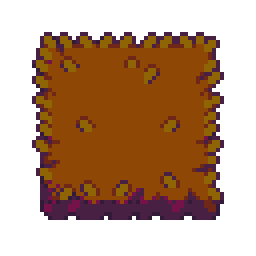
#> input picture art/floor.png, 64 x 64 px (shown 4 times larger)
$ python gen_tiles_pintadas.py ../art/floor.png ../art/water.png
#> lines starting #> are read from the running program, lines starting #| are printed output that depends on the picture; after the words box and inside, x2 and y2 are one past the last pixel; in counts of white or black regions, pixels touching at a corner belong together
"""Mete las losas pintadas en la rejilla del juego.

Tres cosas que hay que hacer y ninguna se ve a ojo:

  1. APLASTARLAS. Lo generado viene en isometrico VERDADERO (30 grados,
     razon 1.732 = raiz de 3) y el juego usa 2.109. Medido sobre la
     pendiente del borde inferior de cinco cubos: 0.577, 0.576, 0.576,
     0.572, 0.578 — clavado en 0.577, que es 30 grados exactos. Es un 18%
     de diferencia: en una pieza suelta no se nota, pero al enlosar las
     juntas no cierran.

     Se corrige con una escala vertical, y es EXACTA: 1.732/2.109.

  2. RECORTAR EL FONDO. Viene negro opaco, no en alfa.

  3. COLOCARLAS EN EL LIENZO. El juego centra el sprite en la casilla, asi
     que el centro de la cara superior tiene que caer en el mismo sitio
     que en las losas actuales (y=183 de 352). Los adornos no tienen cara
     superior: se alinean por la BASE, donde se apoyan.

Uso:  python gen_tiles_pintadas.py <hoja.png> <destino>
"""
from PIL import Image
import numpy as np
from scipy import ndimage
import os
import sys

W, H = 256, 352

## 256x352 -> 128x176. El mismo de gen_iso_tiles.py y gen_props.py, y por
## el mismo motivo: se compone en el lienzo del pack, donde el anclaje
## sale solo, y se reduce al final de una vez.
ESCALA = 0.5

## Medido en las losas que ya usa el juego (dirt_center): el centro de su
## cara superior cae aqui. Todo lo demas se alinea a esto.
CENTRO_CARA = 183

## Donde apoyan los adornos. Sale de tree_single del pack, que se
## compone correctamente sobre estas mismas losas.
BASE_ADORNO = 307

## 1.732 / 2.109. No es un ajuste a ojo: es la razon entre el isometrico
## de 30 grados y el de la rejilla.
APLASTADO = 1.732 / 2.109

TOLERANCIA = 26


## El tocon del juego NO es un tocon cualquiera: es lo que queda de un
## arbol despues de arder. El dibujado esta recien cortado, con setas y
## madera clara, y puesto donde ardio un arbol se lee como otra cosa.
TIZNAR = {"prop_stump.png"}
CARBON = (0.50, 0.41, 0.36)


# [12 lines left out: function tiznar, not called in this run]


def piezas(a):
    """Separa los objetos sueltos de la hoja."""
    fondo = np.median(np.concatenate([
        a[:12, :12].reshape(-1, 3), a[-12:, -12:].reshape(-1, 3)]), axis=0)
    occ = np.abs(a - fondo).max(axis=2) > TOLERANCIA
    lab, n = ndimage.label(ndimage.binary_closing(occ, np.ones((5, 5))))
    tam = ndimage.sum(occ, lab, range(1, n + 1))
    cajas = ndimage.find_objects(lab)
    vivos = [(i + 1, cajas[i]) for i in range(n) if tam[i] > 4000]
    # De arriba abajo y de izquierda a derecha, que es como se leen.
    vivos.sort(key=lambda t: (cajas[t[0] - 1][0].start // 200,
                              cajas[t[0] - 1][1].start))
    return [(lab == i, c) for i, c in vivos], occ


# [44 lines left out: functions recortar, colocar, not called in this run]


## Que es cada pieza de la hoja y como se llama en el juego. El orden es
## el de lectura: arriba-izquierda a abajo-derecha.
PLAN = [
    ("floor.png",       True),   # tierra 1  -> la N del mapa, la que mas se ve
    ("earth.png",       True),   # tierra 2  -> la que se apila
    ("floor_b.png",     True),   # tierra 3  -> VARIANTE de la N
    ("grass.png",       True),   # hierba 1  -> la fina, se cruza
    ("grass_b.png",     True),   # hierba 2  -> VARIANTE de la hierba
    # La TUPIDA es la tercera, no la segunda: en el juego la hierba
    # crecida BLOQUEA EL PASO, y la de flores no lo dice. La tercera trae
    # matas y helechos, que si se leen como "por aqui no se pasa".
    ("grass_grown.png", True),   # hierba 3  -> tupida, corta el paso
    ("water.png",       True),   # agua 1
    ("water_b.png",     True),   # agua 2 (nenufares) -> VARIANTE
    (None,              True),   # agua 3 (cascada)
    ("prop_tree.png",   False),  # arbol frondoso
    ("prop_pine.png",   False),  # pino
    ("prop_grove.png",  False),  # arbol 2
    ("prop_rocks.png",  False),  # rocas 1
    (None,              False),  # rocas 2
    ("prop_boulder.png", False), # rocas 3 -> el canto que empuja el viento
    ("prop_cabin.png",  False),  # cabaña 1
    (None,              False),  # cabaña 2
    (None,              False),  # cabaña 3
    ("prop_stump.png",  False),  # tocon 1 -> el arbol QUEMADO (se tizna)
    (None,              False),  # tocon 2
]


def main(origen, destino):
#> called with origen = '../art/floor.png', destino = '../art/water.png'
    os.makedirs(destino, exist_ok=True)
    a = np.asarray(Image.open(origen).convert("RGB")).astype(int)
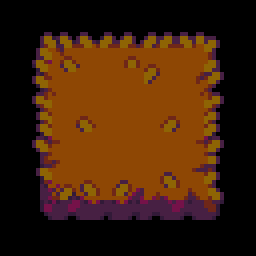
#> a: shape (64, 64, 3) int64 (shown 4 times larger); mean R, G, B 64.5, 32.8, 9.1
    trozos, _ = piezas(a)
#> in piezas, `fondo = np.median(np.concatenate([ a[:12, :12].reshape(-1, 3), a[-12:,..`: fondo = [0, 0, 0]
#> in piezas, `occ = np.abs(a - fondo).max(axis=2) > TOLERANCIA`:
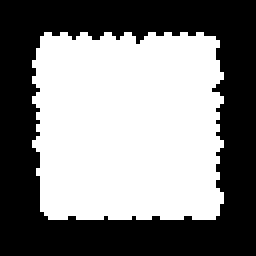
#> occ: shape (64, 64) bool (shown 4 times larger); 51.1% white; 1 black region, box (x1, y1, x2, y2) and area: (0, 0, 64, 64) 2001
#> in piezas, `lab, n = ndimage.label(ndimage.binary_closing(occ, np.ones((5, 5))))`:
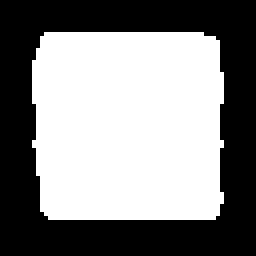
#> lab: shape (64, 64) int32 (shown 4 times larger); values 0 (black) and 1 (white), 52.8% white; 1 black region, box (x1, y1, x2, y2) and area: (0, 0, 64, 64) 1933
#> in piezas, `lab, n = ndimage.label(ndimage.binary_closing(occ, np.ones((5, 5))))`: n = 1
#> in piezas, `tam = ndimage.sum(occ, lab, range(1, n + 1))`: tam = [2095]
#> in piezas, `cajas = ndimage.find_objects(lab)`: cajas = 1 item
#> in piezas, `vivos = [(i + 1, cajas[i]) for i in range(n) if tam[i] > 4000]`: vivos = []
#> trozos = []
    print(f"  {len(trozos)} piezas en la hoja, {len(PLAN)} en el plan")
#|   0 piezas en la hoja, 20 en el plan

    for k, (mascara, caja) in enumerate(trozos):
        if k >= len(PLAN) or PLAN[k][0] is None:
            continue
        nombre, es_losa = PLAN[k]
        fig = recortar(a, mascara, caja)
        if nombre in TIZNAR:
            fig = tiznar(fig)
        out = colocar(fig, es_losa)
        out.save(os.path.join(destino, nombre))
        print(f"    {nombre:18} {'losa ' if es_losa else 'adorno'}"
              f"  de {fig.width}x{fig.height}")
#> this loop made 0 passes


if __name__ == "__main__":
    if len(sys.argv) != 3:
        print(__doc__)
        sys.exit(1)
    main(sys.argv[1], sys.argv[2])

$ run again, with art/goal.png copied over art/floor.png
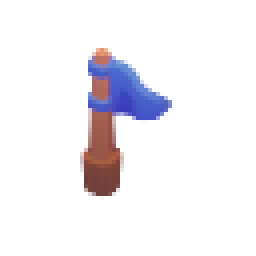
#> input picture art/goal.png, 64 x 64 px (shown 4 times larger)
#> in main, `a = np.asarray(Image.open(origen).convert("RGB")).astype(int)`:
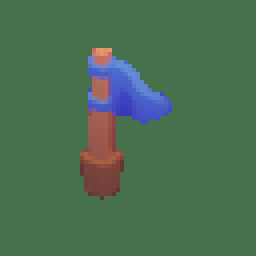
#> a: shape (64, 64, 3) int64 (shown 4 times larger); mean R, G, B 75.5, 109.8, 81.9
#> fondo = [71, 112, 76]
#> occ: shape (64, 64) bool; 10.3% white; 1 white region, box (x1, y1, x2, y2) and area: (20, 12, 43, 50) 423
#> in piezas, `lab, n = ndimage.label(ndimage.binary_closing(occ, np.ones((5, 5))))`:
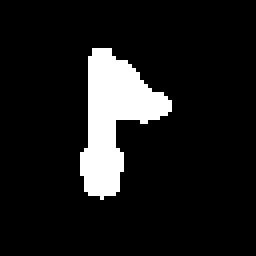
#> lab: shape (64, 64) int32 (shown 4 times larger); values 0 (black) and 1 (white), 10.5% white; 1 white region, box (x1, y1, x2, y2) and area: (20, 12, 43, 50) 430
#> n = 1
#> tam = [423]
#> cajas = 1 item
#> vivos = []
#|   0 piezas en la hoja, 20 en el plan
